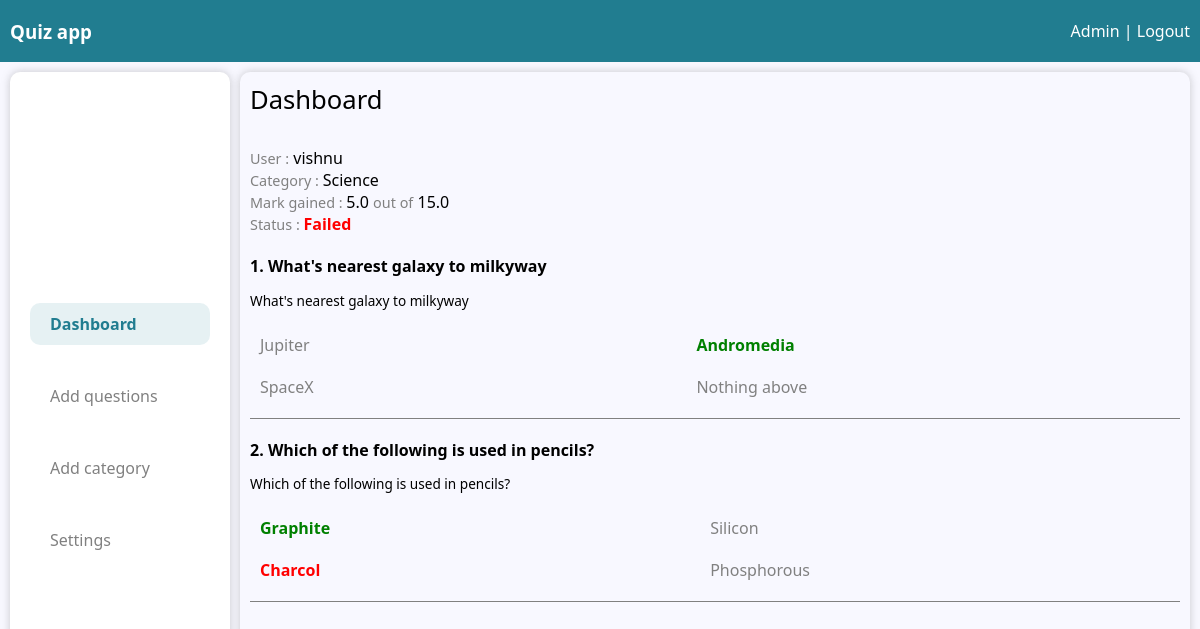
The app's page /result/3 (signed in) with its own data.
### access/models.py (models this page shows)
class User(models.Model):
    id = models.AutoField(primary_key=True)
    username = models.CharField(max_length=225)
    password = models.CharField(max_length=225)
    user_type = models.CharField(max_length=10)
    class Meta:
        db_table = 'auth'

### dashboard/models.py (models this page shows)
class Category(models.Model):
    id = models.AutoField(primary_key=True)
    category_name = models.CharField(max_length=225)
    class Meta:
        db_table = 'category'

class Question(models.Model):
    id = models.AutoField(primary_key=True)
    question_name = models.CharField(max_length=225)
    added_by = models.IntegerField()
    approved_status = models.IntegerField()
    category_id = models.ForeignKey('Category', on_delete=models.CASCADE)
    description = models.CharField(max_length=225, default=None, blank=True, null=True)
    class Meta:
        db_table = 'questions'

class Options(models.Model):
    id = models.AutoField(primary_key=True)
    option = models.CharField(max_length=225)
    answer = models.IntegerField()
    question_id = models.ForeignKey('Question', on_delete=models.CASCADE)
    class Meta:
        db_table = 'options'

### startquiz/models.py (models this page shows)
class Result(models.Model):
    id = models.AutoField(primary_key=True)
    user = models.ForeignKey('access.User', on_delete=models.CASCADE)
    status = models.IntegerField(default=None, blank=True, null=True)
    total_mark = models.FloatField(default=None, blank=True, null=True)
    category = models.ForeignKey('dashboard.Category', on_delete=models.CASCADE)
    date = models.DateTimeField(default=None)
    class Meta:
        db_table = 'result'

### dashboard/views.py (the view)
# urls.py: path('', Dashboard.as_view(), name="dashboard"),
class Dashboard(View):
    def get(self, request, result_id = None):
        user_id = login(request)
        if not user_id:
            return redirect('/auth/login')
        user = User.objects.filter(id = user_id).first()
        if user is None:
            return redirect('/auth/login')
        context = {
            'username' : user.username,
            'user_type' : user.user_type
        }
        conf = Setting.objects.first()
        if result_id is None:
            if user.user_type == 'user':
                all_res = Result.objects.filter(user = user_id).all().values('id', 'user__username', 'status', 'total_mark', 'category__category_name', 'date')
            else:
                all_res = Result.objects.all().values('id', 'user__username', 'status', 'total_mark', 'category__category_name', 'date')
            context['all_result'] =  all_res
            for i in all_res:
                i['max_mark'] = conf.mark_per_questions * conf.max_questions
        else:
            result  = Result.objects.filter(id = result_id).values('id', 'user__username', 'status', 'total_mark', 'category__category_name', 'date')[0]
            attempt = QuizAttempt.objects.filter(result = result['id']).all().values("question", "question__question_name", "question__description", "option", "option__option")
            context['result'] = result
            context['attempt'] = attempt
            context['max_mark'] = conf.mark_per_questions * conf.max_questions
            for a in attempt:
                a['options'] = Options.objects.filter(question_id = a['question']).all().values()
            print(context)
        return render(request, 'dashboard/dashboard.html', context=context)

### access/views.py (called while the page is built)
def login(request):
    try:
        user_id = request.session['user_id']
        return user_id
    except:
        return False

### dashboard/templates/dashboard/dashboard.html (shortened to what this page needs)
<!DOCTYPE>
<html>
    <head>
        <link rel="stylesheet" href="/static/css/base.css">
        <link rel="stylesheet" href="/static/css/dashboard/dashboard.css">
    </head>
    <body>
        <header class="app-header">
            <h3>Quiz app</h3>
            <section class="hyper-link">
                {% if user_type == 'user' %}
                {{ username }} |
                {% else %}
                Admin |
                {% endif %}
                <a href="/auth/logout">Logout</a>
            </section>
        </header>
        <main>
            <aside>
                <a href="/"> <article id="nav-bashboard">Dashboard</article> </a>
                <a href="/question"> <article id="nav-question">Add questions</article> </a>
                {% if user_type == 'user' %}
                <a href="/quiz"> <article id="nav-quiz">Start quiz</article> </a>
                {% else %}
                <a href="/category"> <article id="nav-category">Add category</article> </a>
                <a href="/settings"> <article id="nav-settings">Settings</article> </a>
                {% endif %}
            </aside>
            <div class="main-div">
                {% block admin %}
                  <div class="main-container">
                    <header class="page-header">Dashboard</header>
                    {% if result %}
                    {% if user_type == 'admin' %}
                    <article class="question-detail-cont">
                        <span>User :</span>
                        <label>{{ username }} </label>
                    </article>
                    {% endif %}
                    <article class="question-detail-cont">
                        <span>Category : </span>
                        <label>{{ result.category__category_name }}</label>
                    </article>
                    <article class="question-detail-cont">
                        <span>Mark gained : </span>
                        <label>{{ result.total_mark }} <span>out of</span> {{ max_mark }}</label>
                    </article>
                    <article class="question-detail-cont">
                        <span>Status : </span>
                        <label>
                            {% if result.status == 0 %}
                            <font color="red"><b>Failed</b></font>
                            {% else %}
                            <font color="green"><b>Passed</b></font>
                            {% endif %}
                        </label>
                    </article>
                    {% for q in attempt %}
                    <section class="attempt-question-cont">
                        <b>{{ forloop.counter }}. {{ q.question__question_name }}</b>
                        <p>{{ q.question__description }}</p>
                        <section class="qstion-options">
                            {% for o in q.options %}
                            <article
                            {% if o.answer == 1 %}
                            class="correct-answer"
                            {% elif q.option == o.id and o.answer == 0 %}
                            class="incorrect-answer"
                            {% else %}
                            class="normal-answer"
                            {% endif %}
                             >
                             {{ o.option }}
                            </article>
                            {% endfor %}
                        </section>
                    </section>
                    {% endfor %}
                    {% endif %}
                  </div>
                {% endblock admin %}
            </div>
        </main>
    </body>
</html>

### static/css/base.css (style rules this page uses)
html { font-family: system-ui, -apple-system, BlinkMacSystemFont, 'Segoe UI', Roboto, Oxygen, Ubuntu, Cantarell, 'Open Sans', 'Helvetica Neue', sans-serif; padding: 0; margin: 0; }
body { margin: 0; background-color: ghostwhite; user-select: none; scroll-behavior: smooth; }
:root { --primary-color: rgb(33, 125, 144) ; }
.app-header { display: flex; align-items: center; justify-content: space-between; background-color: var(--primary-color); padding: 0 10px; color: white; }
.selected-nav { color: var(--primary-color); font-weight: bold; background-color: rgba(33, 126, 144, 0.11); }

### static/css/dashboard/dashboard.css (style rules this page uses)
.hyper-link a { color: white; text-decoration: none; }
main { display: flex; padding: 10px; height: calc(100% - 80px); }
aside { width: fit-content; background-color: white; box-shadow: 0px 0px 8px 0px rgba(128, 128, 128, 0.411); min-height: calc(100% - 40px); border-radius: 10px; padding: 20px; display: flex; flex-direction: column; justify-content: center; }
aside a { color: grey; text-decoration: none; }
aside article { border-radius: 10px; width: 140px; padding: 10px 20px; margin: 15px 0; }
.main-div { margin-left: 10px; border-radius: 10px; box-shadow: 0px 0px 8px 0px rgba(128, 128, 128, 0.411); width: 100%; min-height: 100%; height: fit-content; }
.main-container { padding: 10px; }
.page-header { font-size: 1.6em; display: flex; margin-bottom: 30px; justify-content: space-between; }
.qstion-options { display: grid; grid-template-columns: auto auto; }
.normal-answer { color: grey; }
.correct-answer { color: green; font-weight: bold; }
.incorrect-answer { color: red; font-weight: bold; }
.attempt-question-cont { margin-top: 20px; border-bottom: 1px solid grey; padding-bottom: 10px; }
.question-detail-cont span { font-size: 0.9em; color: grey; }
.qstion-options article { margin: 10px; }
.attempt-question-cont p { font-size: 0.85em; }

### records on screen
User: username "vishnu"
Category: category__category_name "Science"
Result: total_mark "5.0"
Question: question__question_name "What's nearest galaxy to milkyway", question__description "What's nearest galaxy to milkyway"
Options: option "Jupiter"
Options: option "Andromedia"
Options: option "SpaceX"
Options: option "Nothing above"
Question: question__question_name "Which of the following is used in pencils?", question__description "Which of the following is used in pencils?"
Options: option "Graphite"
Options: option "Silicon"
Options: option "Charcol"
Options: option "Phosphorous"

### other values on screen
{{ max_mark }} "15.0"
